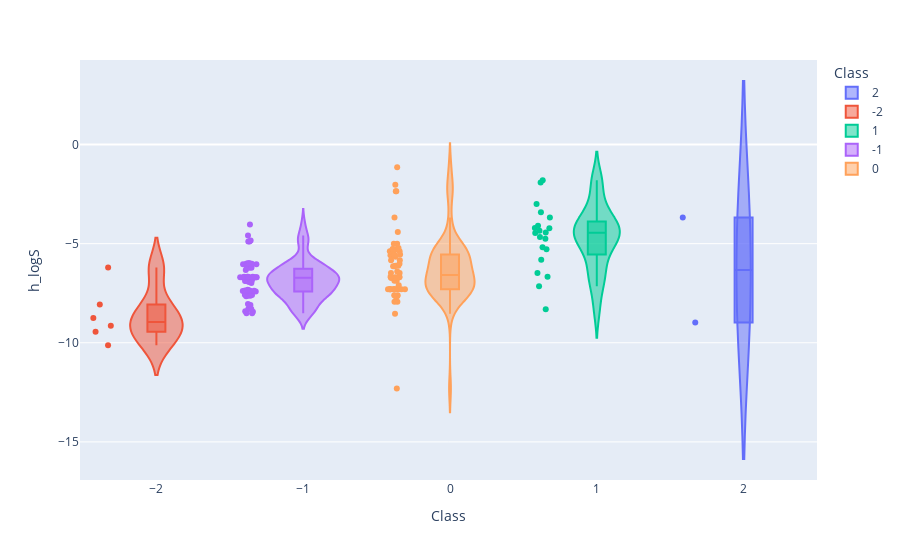

The code cell stored with this chart in its notebook:
### Code cell
import plotly.express as px

fig = px.violin(best_attr_data, y="h_logS", x="Class", color="Class", box=True, points="all",
          hover_data=best_attr_data.columns)
fig.show()

### Figure 1 — Plotly figure (JSON) as saved in the notebook; plotly's stock layout.template omitted (floating-point values rounded to 4 significant figures; data arrays with more than 128 entries replaced by an {"elided": "..."} marker saying what was removed)
{"data": [{"alignmentgroup": "True", "box": {"visible": true}, "customdata": [[21.28, 622.4, 212.4, 601.1, 10.11, 0.9973, 5.547, 5.375, 0.9835], [156.0, 156.7, 187.2, 0.7196, 2.931, 0.7182, 2.106, 2.118, 1.509]], "hovertemplate": "Class=%{x}<br>h_logS=%{y}<br>ASA+=%{customdata[0]}<br>ASA-=%{customdata[1]}<br>CASA+=%{customdata[2]}<br>DASA=%{customdata[3]}<br>h_logP=%{customdata[4]}<br>npr2=%{customdata[5]}<br>rgyr=%{customdata[6]}<br>std_dim1=%{customdata[7]}<br>std_dim2=%{customdata[8]}<extra></extra>", "legendgroup": "2", "marker": {"color": "#636efa"}, "name": "2", "offsetgroup": "2", "orientation": "v", "points": "all", "scalegroup": "True", "showlegend": true, "type": "violin", "x": [2, 2], "x0": " ", "xaxis": "x", "y": [-8.971, -3.685], "y0": " ", "yaxis": "y"}, {"alignmentgroup": "True", "box": {"visible": true}, "customdata": [[38.98, 499.5, 68.99, 460.5, 10.48, 0.7367, 3.768, 2.839, 1.732], [46.27, 421.4, 110.1, 375.2, 5.372, 0.9356, 3.078, 1.968, 1.369], [56.39, 480.5, 98.29, 424.1, 9.795, 0.9536, 3.802, 2.855, 1.267], [87.26, 444.8, 152.2, 357.6, 8.999, 0.7388, 4.031, 3.088, 1.719], [71.59, 458.2, 122.8, 386.6, 9.112, 0.9821, 3.863, 2.853, 1.239], [84.54, 430.1, 142.8, 345.5, 8.434, 0.9039, 3.947, 2.855, 1.383]], "hovertemplate": "Class=%{x}<br>h_logS=%{y}<br>ASA+=%{customdata[0]}<br>ASA-=%{customdata[1]}<br>CASA+=%{customdata[2]}<br>DASA=%{customdata[3]}<br>h_logP=%{customdata[4]}<br>npr2=%{customdata[5]}<br>rgyr=%{customdata[6]}<br>std_dim1=%{customdata[7]}<br>std_dim2=%{customdata[8]}<extra></extra>", "legendgroup": "-2", "marker": {"color": "#EF553B"}, "name": "-2", "offsetgroup": "-2", "orientation": "v", "points": "all", "scalegroup": "True", "showlegend": true, "type": "violin", "x": [-2, -2, -2, -2, -2, -2], "x0": " ", "xaxis": "x", "y": [-10.13, -6.205, -9.442, -9.138, -8.755, -8.074], "y0": " ", "yaxis": "y"}, {"alignmentgroup": "True", "box": {"visible": true}, "customdata": {"elided": "20x9 float values"}, "hovertemplate": "Class=%{x}<br>h_logS=%{y}<br>ASA+=%{customdata[0]}<br>ASA-=%{customdata[1]}<br>CASA+=%{customdata[2]}<br>DASA=%{customdata[3]}<br>h_logP=%{customdata[4]}<br>npr2=%{customdata[5]}<br>rgyr=%{customdata[6]}<br>std_dim1=%{customdata[7]}<br>std_dim2=%{customdata[8]}<extra></extra>", "legendgroup": "1", "marker": {"color": "#00cc96"}, "name": "1", "offsetgroup": "1", "orientation": "v", "points": "all", "scalegroup": "True", "showlegend": true, "type": "violin", "x": [1, 1, 1, 1, 1, 1, 1, 1, 1, 1, 1, 1, 1, 1, 1, 1, 1, 1, 1, 1], "x0": " ", "xaxis": "x", "y": [-5.812, -4.751, -4.463, -8.31, -1.908, -5.279, -4.09, -4.439, -4.218, -6.67, -4.216, -4.343, -6.477, -5.18, -3.417, -1.797, -4.665, -3.682, -2.995, -7.148], "y0": " ", "yaxis": "y"}, {"alignmentgroup": "True", "box": {"visible": true}, "customdata": {"elided": "64x9 float values"}, "hovertemplate": "Class=%{x}<br>h_logS=%{y}<br>ASA+=%{customdata[0]}<br>ASA-=%{customdata[1]}<br>CASA+=%{customdata[2]}<br>DASA=%{customdata[3]}<br>h_logP=%{customdata[4]}<br>npr2=%{customdata[5]}<br>rgyr=%{customdata[6]}<br>std_dim1=%{customdata[7]}<br>std_dim2=%{customdata[8]}<extra></extra>", "legendgroup": "-1", "marker": {"color": "#ab63fa"}, "name": "-1", "offsetgroup": "-1", "orientation": "v", "points": "all", "scalegroup": "True", "showlegend": true, "type": "violin", "x": [-1, -1, -1, -1, -1, -1, -1, -1, -1, -1, -1, -1, -1, -1, -1, -1, -1, -1, -1, -1, -1, -1, -1, -1, -1, -1, -1, -1, -1, -1, -1, -1, -1, -1, -1, -1, -1, -1, -1, -1, -1, -1, -1, -1, -1, -1, -1, -1, -1, -1, -1, -1, -1, -1, -1, -1, -1, -1, -1, -1, -1, -1, -1, -1], "x0": " ", "xaxis": "x", "y": [-7.391, -6.702, -8.041, -7.327, -8.432, -8.408, -6.695, -6.856, -7.657, -7.357, -5.981, -4.584, -6.327, -4.838, -6.18, -6.988, -4.027, -6.882, -6.21, -7.623, -6.668, -6.0, -6.015, -6.034, -8.294, -6.88, -4.888, -8.511, -6.672, -6.721, -7.386, -8.091, -7.409, -7.359, -7.377, -6.7, -6.93, -7.554, -7.596, -6.011, -7.579, -6.21, -7.623, -6.668, -6.21, -6.034, -8.294, -4.888, -6.7, -6.7, -6.7, -6.7, -8.511, -6.7, -6.672, -6.721, -7.386, -8.091, -7.409, -7.359, -7.377, -6.7, -6.011, -6.7], "y0": " ", "yaxis": "y"}, {"alignmentgroup": "True", "box": {"visible": true}, "customdata": {"elided": "62x9 float values"}, "hovertemplate": "Class=%{x}<br>h_logS=%{y}<br>ASA+=%{customdata[0]}<br>ASA-=%{customdata[1]}<br>CASA+=%{customdata[2]}<br>DASA=%{customdata[3]}<br>h_logP=%{customdata[4]}<br>npr2=%{customdata[5]}<br>rgyr=%{customdata[6]}<br>std_dim1=%{customdata[7]}<br>std_dim2=%{customdata[8]}<extra></extra>", "legendgroup": "0", "marker": {"color": "#FFA15A"}, "name": "0", "offsetgroup": "0", "orientation": "v", "points": "all", "scalegroup": "True", "showlegend": true, "type": "violin", "x": [0, 0, 0, 0, 0, 0, 0, 0, 0, 0, 0, 0, 0, 0, 0, 0, 0, 0, 0, 0, 0, 0, 0, 0, 0, 0, 0, 0, 0, 0, 0, 0, 0, 0, 0, 0, 0, 0, 0, 0, 0, 0, 0, 0, 0, 0, 0, 0, 0, 0, 0, 0, 0, 0, 0, 0, 0, 0, 0, 0, 0, 0], "x0": " ", "xaxis": "x", "y": [-5.213, -6.404, -12.3, -1.139, -3.685, -2.033, -2.359, -5.549, -7.299, -7.931, -6.725, -6.012, -4.406, -5.004, -7.598, -6.694, -6.689, -5.266, -6.721, -6.481, -6.734, -5.587, -7.649, -5.378, -6.668, -5.666, -5.842, -8.532, -6.867, -7.099, -7.643, -5.282, -6.118, -6.133, -2.359, -5.549, -7.299, -5.549, -7.299, -7.931, -7.299, -7.299, -5.004, -7.598, -7.299, -6.689, -5.266, -6.481, -5.587, -7.649, -5.378, -6.668, -7.299, -5.842, -6.867, -7.299, -7.299, -7.299, -7.299, -5.282, -6.118, -6.133], "y0": " ", "yaxis": "y"}], "layout": {"legend": {"title": {"text": "Class"}, "tracegroupgap": 0}, "margin": {"t": 60}, "violinmode": "overlay", "xaxis": {"anchor": "y", "categoryarray": [2, -2, 1, -1, 0], "categoryorder": "array", "domain": [0, 1], "title": {"text": "Class"}}, "yaxis": {"anchor": "x", "domain": [0, 1], "title": {"text": "h_logS"}}}}
